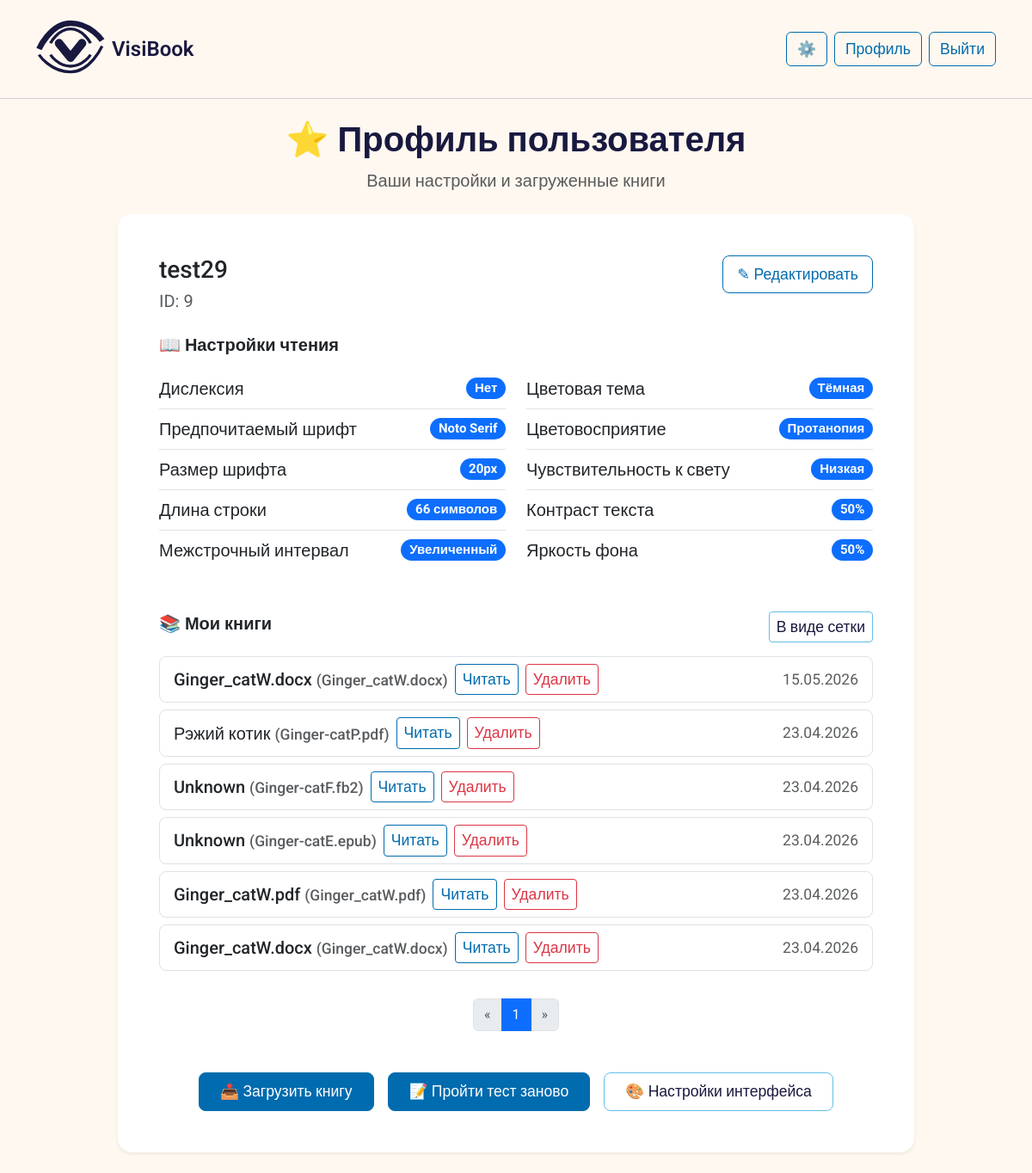
/profile/9 (signed in), run on the app's committed database.
### app.py (models this page shows, shortened)
class User(db.Model):
    id = db.Column(db.Integer, primary_key=True)
    username = db.Column(db.String(80), unique=True, nullable=False, default='user1')
    password_hash = db.Column(db.String(200))
    contrast = db.Column(db.String(20))       # 'high', 'medium', 'low'
    color_vision = db.Column(db.String(20))   # 'normal', 'deutan', 'protan', 'tritan'
    font_pref = db.Column(db.String(20))      # 'small', 'medium', 'large'
    font_size_px = db.Column(db.Integer, default=16)
    theme_pref = db.Column(db.String(20))     # 'light', 'dark', 'sepia', 'high_contrast'
    line_height = db.Column(db.String(20), default='normal')      # 'normal' или 'large'
    color_blindness_type = db.Column(db.String(20), default='none')   # 'none', 'protanopia', 'deuteranopia', 'tritanopia'
    has_dyslexia = db.Column(db.Boolean, default=False)
    light_sensitivity_level = db.Column(db.String(20), default='low')   # 'low', 'medium', 'high'
    preferred_font = db.Column(db.String(50), default='Roboto')
    contrast_sensitivity = db.Column(db.Integer, default=50)
    brightness_preference = db.Column(db.Integer, default=50)
    preferred_line_width_ch = db.Column(db.Integer, default=66)
    ui_theme = db.Column(db.String(20), default='light')      # 'light', 'dark', 'mono'
    ui_font_size = db.Column(db.String(20), default='medium') # 'small', 'medium', 'large'
    created_at = db.Column(db.DateTime, default=datetime.utcnow)

class Book(db.Model):
    id = db.Column(db.Integer, primary_key=True)
    user_id = db.Column(db.Integer, db.ForeignKey('user.id'), nullable=False)
    filename = db.Column(db.String(200), nullable=False)
    file_path = db.Column(db.String(300), nullable=False)
    extracted_html_path = db.Column(db.String(300))  # путь к сгенерированному HTML
    title = db.Column(db.String(200))  # будет извлечено из метаданных
    uploaded_at = db.Column(db.DateTime, default=datetime.utcnow)
    last_position = db.Column(db.Integer, default=0)
    cover_path = db.Column(db.String(300), nullable=True)  # путь к обложке
    user = db.relationship('User', backref=db.backref('books', lazy=True))

### app.py (the view)
@app.route('/profile/<int:user_id>')
def profile(user_id):
    if 'user_id' not in session:
        return redirect(url_for('login'))
    if session['user_id'] != user_id:
        return "Доступ запрещён", 403
    user = User.query.get_or_404(user_id)
    page = request.args.get('page', 1, type=int)
    per_page = 10
    books_pagination = Book.query.filter_by(user_id=user.id).order_by(Book.uploaded_at.desc()).paginate(page=page, per_page=per_page, error_out=False)
    return render_template('profile.html', user=user, books=books_pagination)

### templates/profile.html (shortened to what this page needs)
{% extends "base.html" %}
{% block content %}
<div class="row justify-content-center">
    <div class="col-lg-10">
        <div class="text-center mb-4">
            <h1 class="fw-semibold">⭐ Профиль пользователя</h1>
            <p class="text-muted">Ваши настройки и загруженные книги</p>
        </div>
        <div class="card border-0 shadow-sm rounded-4 mb-4">
            <div class="card-body p-4 p-md-5">
                <div class="d-flex flex-wrap justify-content-between align-items-start mb-3">
                    <div>
                        <h5 class="card-title mb-1 fs-3">{{ user.username }}</h5>
                        <p class="text-muted mb-0">ID: {{ user.id }}</p>
                    </div>
                    <div class="mt-2 mt-sm-0">
                        <a href="{{ url_for('edit_profile') }}" class="btn btn-outline-primary btn-lg">✎ Редактировать</a>
                    </div>
                </div>
                <h6 class="mt-4 mb-3 fs-5 fw-semibold">📖 Настройки чтения</h6>
                <div class="row g-4">
                    <div class="col-md-6">
                        <ul class="list-group list-group-flush bg-transparent">
                            <li class="list-group-item d-flex justify-content-between align-items-center px-0">
                                Дислексия
                                <span class="badge bg-primary rounded-pill">{{ 'Да' if user.has_dyslexia else 'Нет' }}</span>
                            </li>
                            <li class="list-group-item d-flex justify-content-between align-items-center px-0">
                                Предпочитаемый шрифт
                                <span class="badge bg-primary rounded-pill">{{ user.preferred_font or 'Roboto' }}</span>
                            </li>
                            <li class="list-group-item d-flex justify-content-between align-items-center px-0">
                                Размер шрифта
                                <span class="badge bg-primary rounded-pill">
                                    {{ user.font_size_px or 16 }}px
                                </span>
                            </li>
                            <li class="list-group-item d-flex justify-content-between align-items-center px-0">
                                Длина строки
                                <span class="badge bg-primary rounded-pill">{{ user.preferred_line_width_ch or 66 }} символов</span>
                            </li>
                            <li class="list-group-item d-flex justify-content-between align-items-center px-0">
                                Межстрочный интервал
                                <span class="badge bg-primary rounded-pill">
                                    {% if user.line_height == 'large' %}Увеличенный
                                    {% else %}Обычный{% endif %}
                                </span>
                            </li>
                        </ul>
                    </div>
                    <div class="col-md-6">
                        <ul class="list-group list-group-flush bg-transparent">
                            <li class="list-group-item d-flex justify-content-between align-items-center px-0">
                                Цветовая тема
                                <span class="badge bg-primary rounded-pill">
                                    {% if user.theme_pref == 'normal' %}Обычная
                                    {% elif user.theme_pref == 'high' %}Высокий контраст
                                    {% elif user.theme_pref == 'dark' %}Тёмная
                                    {% elif user.theme_pref == 'sepia' %}Сепия
                                    {% else %}Не указана{% endif %}
                                </span>
                            </li>
                            <li class="list-group-item d-flex justify-content-between align-items-center px-0">
                                Цветовосприятие
                                <span class="badge bg-primary rounded-pill">
                                    {% if user.color_vision == 'normal' %}Нормальное
                                    {% elif user.color_vision == 'deutan' %}Дейтеранопия
                                    {% elif user.color_vision == 'protan' %}Протанопия
                                    {% elif user.color_vision == 'tritan' %}Тританопия
                                    {% else %}Не указано{% endif %}
                                </span>
                            </li>
                            <li class="list-group-item d-flex justify-content-between align-items-center px-0">
                                Чувствительность к свету
                                <span class="badge bg-primary rounded-pill">
                                    {% if user.light_sensitivity_level == 'low' %}Низкая
                                    {% elif user.light_sensitivity_level == 'medium' %}Средняя
                                    {% elif user.light_sensitivity_level == 'high' %}Высокая
                                    {% else %}Не указана{% endif %}
                                </span>
                            </li>
                            <li class="list-group-item d-flex justify-content-between align-items-center px-0">
                                Контраст текста
                                <span class="badge bg-primary rounded-pill">{{ user.contrast_sensitivity or 50 }}%</span>
                            </li>
                            <li class="list-group-item d-flex justify-content-between align-items-center px-0">
                                Яркость фона
                                <span class="badge bg-primary rounded-pill">{{ user.brightness_preference or 50 }}%</span>
                            </li>
                        </ul>
                    </div>
                </div>
                <div class="d-flex justify-content-between align-items-center mt-5 mb-3">
                    <h6 class="fs-5 fw-semibold">📚 Мои книги</h6>
                    <a href="{{ url_for('toggle_books_view') }}" class="btn btn-sm btn-outline-secondary">
                        {% if session.books_view == 'grid' %}В виде списка{% else %}В виде сетки{% endif %}
                    </a>
                </div>
                {% if books.items %}
                    {% if session.books_view == 'grid' %}
                        <div class="books-grid">
                            {% for book in books.items %}
                            <div class="book-card">
                                {% if book.cover_path %}
                                    <img src="{{ url_for('book_cover', book_id=book.id) }}" class="book-cover" alt="Обложка">
                                {% else %}
                                    <div class="book-cover bg-light d-flex align-items-center justify-content-center">
                                        <i class="bi bi-book fs-1 text-secondary"></i>
                                    </div>
                                {% endif %}
                                <div class="book-title" title="{{ book.title }} (файл: {{ book.filename }})">
                                    {{ book.title[:20] }}{% if book.title|length > 20 %}...{% endif %}
                                    <span class="text-muted small">({{ book.filename[:15] }}{% if book.filename|length > 15 %}...{% endif %})</span>
                                </div>
                                <div class="book-actions">
                                    {% if book.extracted_html_path %}
                                        <a href="/read/{{ book.id }}" class="btn btn-sm btn-outline-primary">Читать</a>
                                    {% else %}
                                        <span class="badge bg-warning text-dark">HTML не готов</span>
                                    {% endif %}
                                    <form action="{{ url_for('delete_book', book_id=book.id) }}" method="POST" class="d-inline" onsubmit="return confirm('Удалить книгу? Это действие нельзя отменить.');">
                                        <button type="submit" class="btn btn-sm btn-outline-danger">Удалить</button>
                                    </form>
                                </div>
                                <div class="text-muted small text-center pb-2">{{ book.uploaded_at.strftime('%d.%m.%Y') }}</div>
                            </div>
                            {% endfor %}
                        </div>
                    {% else %}
                        <div class="list-group">
                            {% for book in books.items %}
                            <div class="list-group-item d-flex flex-wrap justify-content-between align-items-center rounded-3 mb-2 border">
                                <div class="d-flex flex-wrap align-items-center gap-2">
                                    <span class="fw-medium" title="{{ book.filename }}">{{ book.title[:40] }} <span class="text-muted small">({{ book.filename[:30] }})</span></span>
                                    {% if book.extracted_html_path %}
                                        <a href="/read/{{ book.id }}" class="btn btn-sm btn-outline-primary">Читать</a>
                                    {% else %}
                                        <span class="badge bg-warning text-dark">HTML не готов</span>
                                    {% endif %}
                                    <form action="{{ url_for('delete_book', book_id=book.id) }}" method="POST" class="d-inline" onsubmit="return confirm('Удалить книгу? Это действие нельзя отменить.');">
                                        <button type="submit" class="btn btn-sm btn-outline-danger">Удалить</button>
                                    </form>
                                </div>
                                <span class="text-muted small">{{ book.uploaded_at.strftime('%d.%m.%Y') }}</span>
                            </div>
                            {% endfor %}
                        </div>
                    {% endif %}
                <nav aria-label="Навигация по книгам">
                    <ul class="pagination justify-content-center mt-4">
                        {% if books.has_prev %}
                            <li class="page-item"><a class="page-link" href="{{ url_for('profile', user_id=user.id, page=books.prev_num) }}">« </a></li>
                        {% else %}
                            <li class="page-item disabled"><span class="page-link">« </span></li>
                        {% endif %}
                        {% for page_num in books.iter_pages(left_edge=1, right_edge=1, left_current=2, right_current=2) %}
                            {% if page_num %}
                                {% if page_num == books.page %}
                                    <li class="page-item active"><span class="page-link">{{ page_num }}</span></li>
                                {% else %}
                                    <li class="page-item"><a class="page-link" href="{{ url_for('profile', user_id=user.id, page=page_num) }}">{{ page_num }}</a></li>
                                {% endif %}
                            {% else %}
                                <li class="page-item disabled"><span class="page-link">...</span></li>
                            {% endif %}
                        {% endfor %}
                        {% if books.has_next %}
                            <li class="page-item"><a class="page-link" href="{{ url_for('profile', user_id=user.id, page=books.next_num) }}"> »</a></li>
                        {% else %}
                            <li class="page-item disabled"><span class="page-link"> »</span></li>
                        {% endif %}
                    </ul>
                </nav>
                {% else %}
                <div class="alert alert-light text-center py-3 rounded-3">
                    <p class="mb-0">У вас пока нет загруженных книг.</p>
                </div>
                {% endif %}
                <div class="d-flex flex-wrap justify-content-center gap-3 mt-5">
                    <a href="/upload/{{ user.id }}" class="btn btn-primary btn-lg px-4">📤 Загрузить книгу</a>
                    <a href="/test" class="btn btn-primary btn-lg px-4">📝 Пройти тест заново</a>
                    <a href="{{ url_for('settings') }}" class="btn btn-outline-secondary btn-lg px-4">🎨 Настройки интерфейса</a>
                </div>
            </div>
        </div>
    </div>
</div>
{% endblock %}

### data on the page
User: username "test29", id "9", has_dyslexia "Нет", preferred_font "Noto Serif", font_size_px "20", preferred_line_width_ch "66", contrast_sensitivity "50", brightness_preference "50"
Book: title "Ginger_catW.docx", filename "Ginger_catW.docx", uploaded_at "15.05.2026"
Book: title "Рэжий котик", filename "Ginger-catP.pdf", uploaded_at "23.04.2026"
Book: title "Unknown", filename "Ginger-catF.fb2", uploaded_at "23.04.2026"
Book: title "Unknown", filename "Ginger-catE.epub", uploaded_at "23.04.2026"
Book: title "Ginger_catW.pdf", filename "Ginger_catW.pdf", uploaded_at "23.04.2026"
Book: title "Ginger_catW.docx", filename "Ginger_catW.docx", uploaded_at "23.04.2026"

### other printed values
{{ page_num }} "1"
